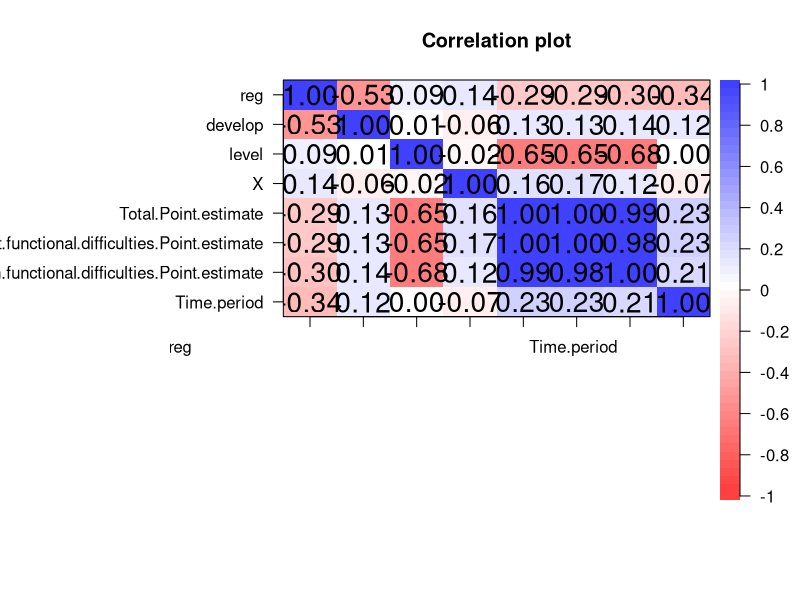
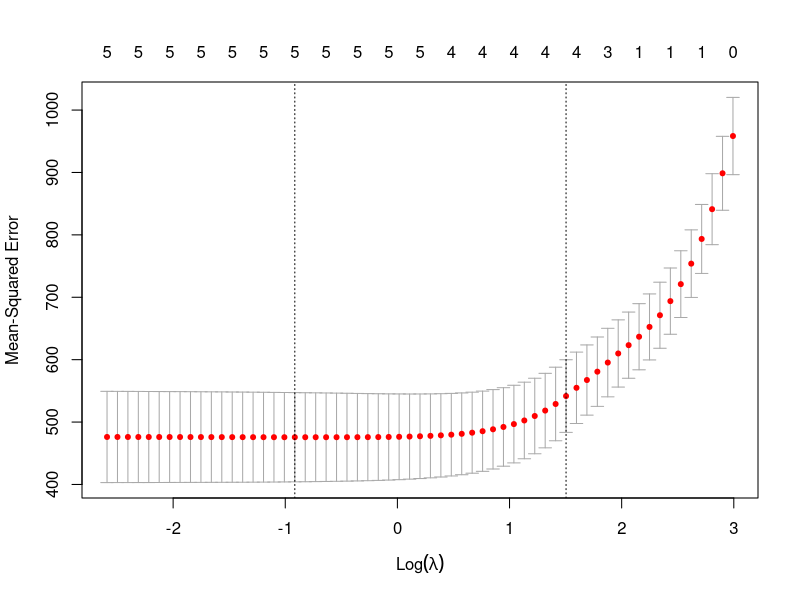
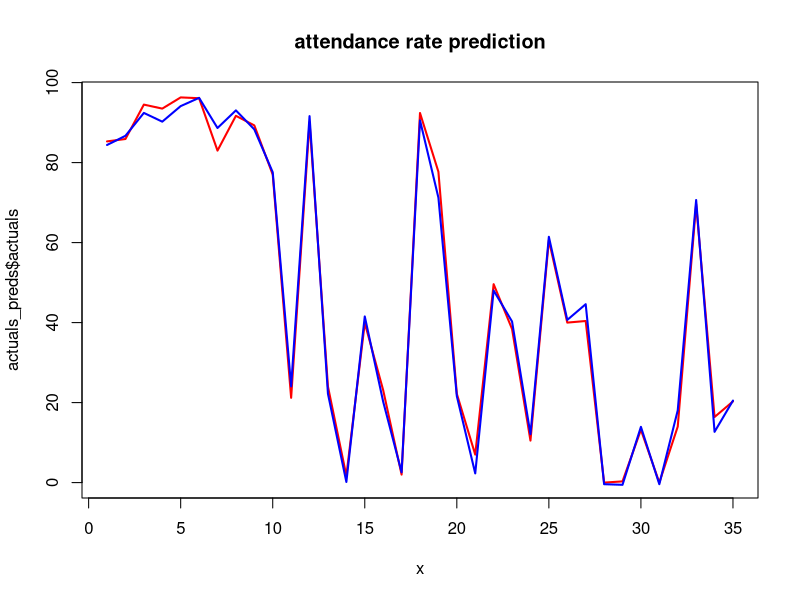

Write the R code that produced these figures, in order. (Note: this script raises an error after producing the figures.)
library(psych)
library(caret)
library(dplyr)
library(car)
library(Metrics)

anar=read.csv("ANAR/HousingANAR.csv")
dt=subset(anar,select = c(reg,develop,level,X,
                          Total.Point.estimate,Children.without.functional.difficulties.Point.estimate,
                          Children.with.functional.difficulties.Point.estimate,Time.period))
corPlot(cor(dt))

#LINEAR REGRESSION
set.seed(4)
split1<- sample(c(rep(0, 0.7 * nrow(dt)), rep(1, 0.3 * nrow(dt))))
table(split1)
train.lr=dt[split1==0,]
test.lr=dt[split1==1,]

model.lr=lm(Children.with.functional.difficulties.Point.estimate~.,data = train.lr)
dtPred=predict(model.lr,test.lr)

actuals_preds <- data.frame(cbind(actuals=test.lr$Children.with.functional.difficulties.Point.estimate, predicteds=dtPred))


mse.lr = mean((actuals_preds$actuals - actuals_preds$predicteds)^2)
mae.lr = MAE(actuals_preds$actuals, actuals_preds$predicteds)
rmse.lr = RMSE(actuals_preds$actuals, actuals_preds$predicteds)

cat("MSE: ", mse.lr, "MAE: ", mae.lr, " RMSE: ", rmse.lr)
#MSE:  6.044498 MAE:  1.898926  RMSE:  2.458556

cor(actuals_preds)
#              actuals predicteds
# actuals    1.0000000  0.9975991
# predicteds 0.9975991  1.0000000

summary(model.lr)

#----------
#KNN
indexes = createDataPartition(dt$Children.with.functional.difficulties.Point.estimate, 
                              p = .85, list = F)

set.seed(4)
train.knn = dt[indexes, ]
test.knn = dt[-indexes, ]

train_x.knn = train.knn[, -6]
train_x.knn = scale(train_x.knn)[,]
train_y.knn = train.knn[,6]

test_x.knn = test.knn[, -6]
test_x.knn = scale(test.knn[,-6])[,]
test_y.knn = test.knn[,6]

model.knn = knnreg(train_x.knn, train_y.knn)
str(model.knn)

pred_y.knn = predict(model.knn, data.frame(test_x.knn))

print(data.frame(test_y.knn, pred_y.knn))

mse.knn = mean((test_y.knn - pred_y.knn)^2)
mae.knn = caret::MAE(test_y.knn, pred_y.knn)
rmse.knn = caret::RMSE(test_y.knn, pred_y.knn)

cat("MSE: ", mse.knn, "MAE: ", mae.knn, " RMSE: ", rmse.knn)
#MSE:  80.29747 MAE:  7.76875  RMSE:  8.960886


#---------
#LASSO REGRESSION
library(glmnet)

dt.lasso=subset(anar,select = c(reg,develop,level,X,
                          Total.Point.estimate,Children.without.functional.difficulties.Point.estimate,
                          Children.with.functional.difficulties.Point.estimate,Time.period))
str(dt.lasso)

y.lasso <- anar$Children.without.functional.difficulties.Point.estimate

x.lasso <- data.matrix(anar[, c('reg', 'develop', 'level','X','Time.period')])


#perform k-fold cross-validation to find optimal lambda value
cv_model <- cv.glmnet(x.lasso, y.lasso, alpha = 1)

#find optimal lambda value that minimizes test MSE
best_lambda <- cv_model$lambda.min
best_lambda

plot(cv_model)

#find coefficients of best model
best_model <- glmnet(x.lasso, y.lasso, alpha = 1, lambda = best_lambda)
coef(best_model)

#use fitted best model to make predictions
y.lasso_predicted <- predict(best_model, s = best_lambda, newx = x.lasso)

#find SST and SSE
sst <- sum((y.lasso - mean(y.lasso))^2)
sse <- sum((y.lasso_predicted - y.lasso)^2)

#find R-Squared
rsq <- 1 - sse/sst
rsq
#0.4557332
hey=as.numeric(y.lasso_predicted)
preds <- data.frame(cbind(actuals=dt$Children.with.functional.difficulties.Point.estimate, predicteds=hey))

mse.lasso = mean((preds$actuals - preds$predicteds)^2)
mae.lasso = MAE(preds$actuals, preds$predicteds)
rmse.lasso = RMSE(preds$actuals, preds$predicteds)
cat("MSE: ", mse.lasso, "MAE: ", mae.lasso, " RMSE: ", rmse.lasso)
#MSE:  433.1065 MAE:  16.10216  RMSE:  20.81121

#------------
#COMPARISON

x = 1:length(actuals_preds$actuals)
x.lasso = 1:length(preds$actuals)
x.knn = 1:length(test_y.knn)
plot(x, actuals_preds$actuals, col = "red", type = "l", lwd=2,
     main = "attendance rate prediction")
#linear regression
lines(x, actuals_preds$predicteds, col = "blue", lwd=2)
#knn
lines(x.knn, pred_y, col = "violet", lwd=2)
#lasso
lines(x.lasso, preds$predicteds, col = "green", lwd=2)
legend("bottomleft",  legend = c("original", "predicted-LinearRegression", "predicted-KNN", "predicted-LASSO"), 
       fill = c("red", "blue", "violet", "green"), col = 2:2,  adj = c(0, 0.6))
grid()
